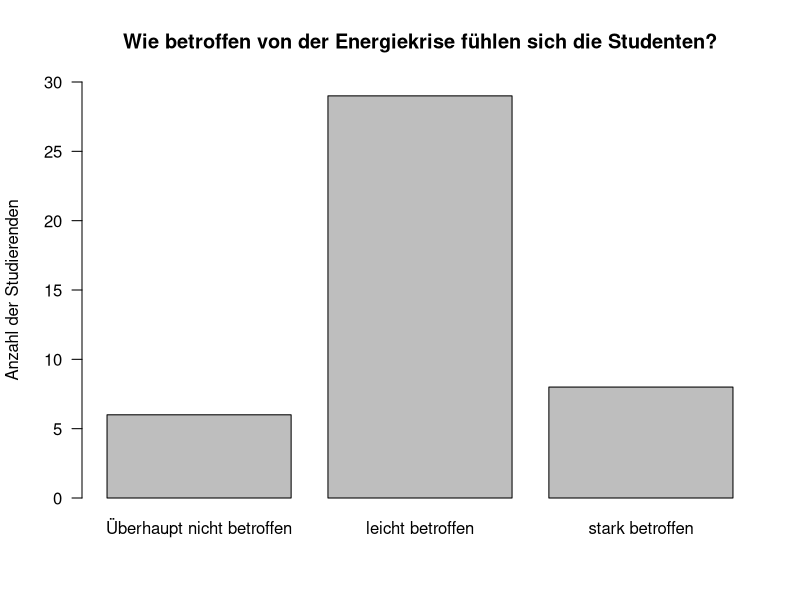
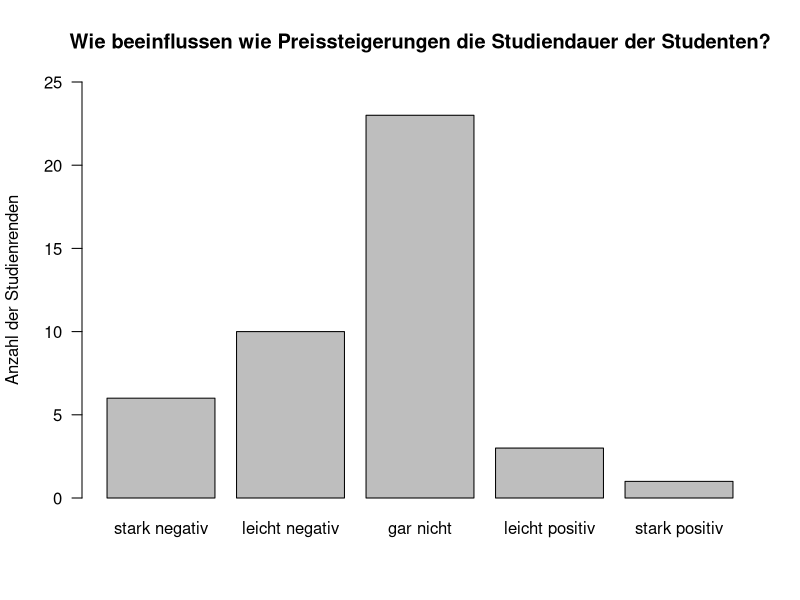

Source code (R) for these figures, in order:
## ---- chunk 1
options(Encoding="UTF-8")
tau <- read.csv('tau.csv')
str(tau)
## ---- chunk 2
barplot(table(tau$Betroffenheit),
        names.arg = c("Überhaupt nicht betroffen", "leicht betroffen",
                      "stark betroffen"),
        ylab = "Anzahl der Studierenden", ylim = c(0,30), las = 1,
        main = "Wie betroffen von der Energiekrise fühlen sich die Studenten?")
## ---- chunk 3
barplot(table(tau$Einfluss.Studiendauer),
        names.arg = c("stark negativ", "leicht negativ", "gar nicht",
                      "leicht positiv", "stark positiv"),
        ylab = "Anzahl der Studienrenden", ylim = c(0,25), las = 1,
        main = "Wie beeinflussen wie Preissteigerungen die Studiendauer der Studenten?")
